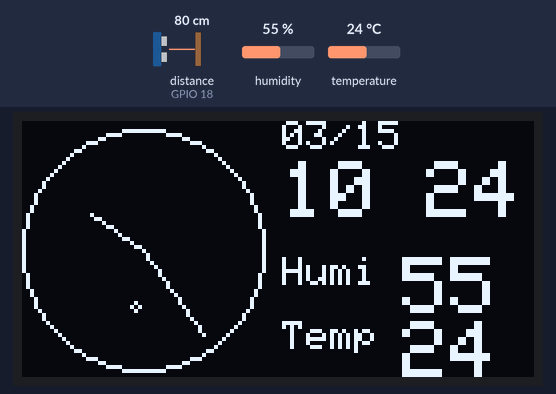
This sketch was run on a simulated ESP32. On the bench: 128×64 one-colour display. Wiring (inferred from the names in the program): ultrasonic range finder: trigger GPIO 5; echo GPIO 18. Inputs (shaded band) come from the test bench; at power-on: humidity 55 %, temperature 24 °C, distance to the obstacle (sensor on GPIO 18) 80 cm. The echo pulse lasts 58.3 µs per cm; WiFi joins after 1.5 s; servers stay silent unless stated; the local clock reads 2024-03-15 10:24:30 at power-on unless the sketch sets it; USB keyboard and mouse output is not drawn; what the sketch prints to the serial monitor is not drawn.

Above: at 3.1 s.
3.2 s: humidity set to 22 %
At 5.4 s:
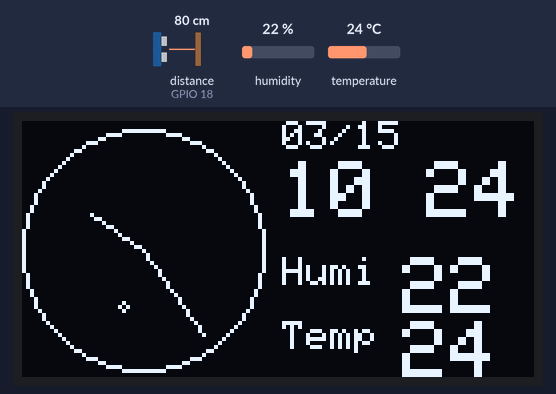
7.1 s: temperature set to 12 °C
At 9.6 s:
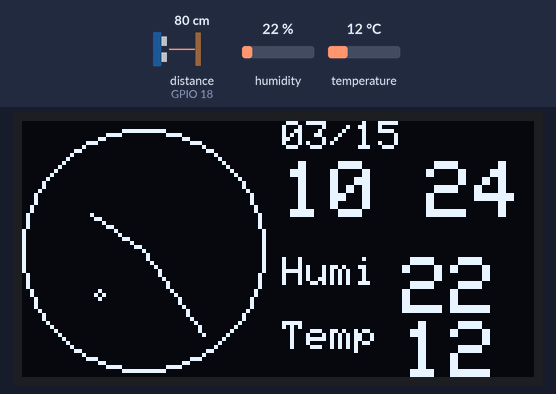
11.3 s: distance to the obstacle (sensor on GPIO 18) set to 250 cm
At 15.8 s:
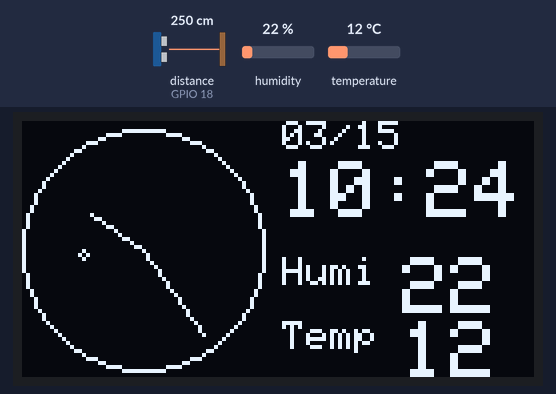
20.7 s: humidity set to 40 %
At 24.2 s:
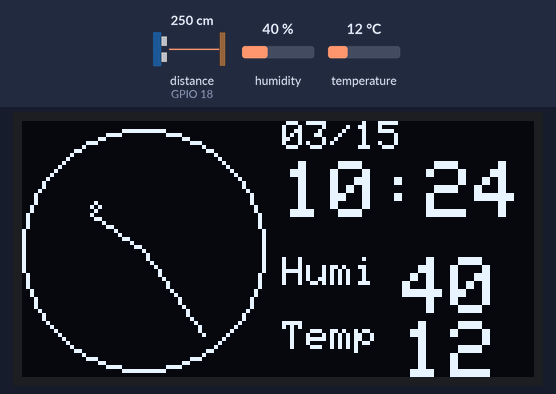
25.9 s: temperature set to 19 °C
At 28.4 s:
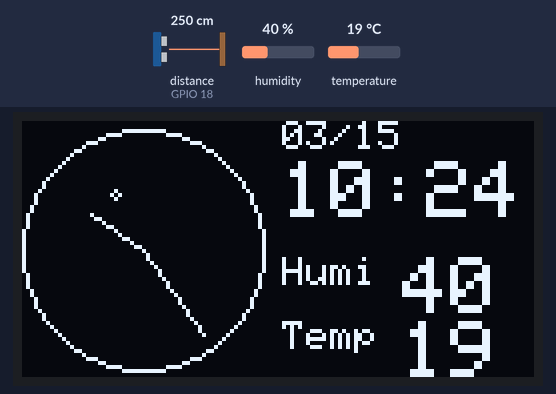
Timing chart, 0 to 29.9 s (numbered marks = the images above; inputs shaded):
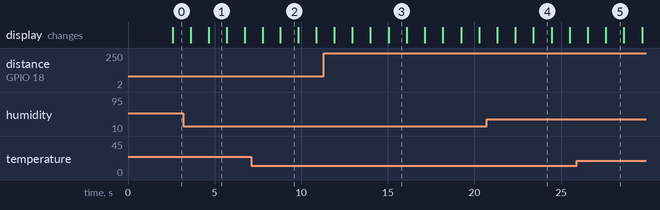

The sketch:

project_clock.ino
```cpp
/*
 * TRIG PIN : 5
 * ECHO PIN : 18
 * DHT22 PIN : 19
 * SSD1306
 * SCL PIN : 22
 * SDA PIN : 21
*/

#include <Adafruit_SSD1306.h>

#include <Adafruit_GFX.h>

#include <WiFi.h>
#include <DHT.h>
#include <Wire.h>
#include <SPI.h>

#include "time.h"

#include <BleKeyboard.h>

#define DHTPIN 19
#define DHTTYPE DHT22

#define SCREEN_WIDTH 128
#define SCREEN_HEIGHT 64

#define OLED_RESET -1            // -1은 아두이노 보드 리셋과 연동 됨.
#define SCREEN_ADDRESS 0x3C

#define NUMFLAKES 10
#define XPOS 0
#define YPOS 1
#define DELTAY 2

#define LOGO16_GLCD_HEIGHT 16
#define LOGO16_GLCD_WIDTH  16

#define Timer_x  30   // 시계 중심축 좌표
#define Timer_y  display.height()/2  //시계 중심축 좌표


#define TRIG 5
#define ECHO 18
#define SOUND_SPEED 0.034
#define CM_TO_INCH 0.393701

Adafruit_SSD1306 display(SCREEN_WIDTH, SCREEN_HEIGHT, &Wire, OLED_RESET);

DHT dht(DHTPIN, DHTTYPE);
BleKeyboard blekeyboard;

int humidity;
int temperature;

const char* ssid       = "HiToby";        // 공유기 SSID
                                          //YOUR_SSID
const char* password   = "11111111";      // 공유기 비밀번호
                                          //YOUR_PASSWORD

const char* ntpServer = "pool.ntp.org";     // NTP 서버
uint8_t timeZone = 9;                       // 한국 타임존 설정
uint8_t summerTime = 0; // 3600             // 썸머타임 시간

int s_hh = 12;         // 시간 설정용 변수 및 초기값
int s_mm = 59;
uint8_t s_ss = 45;
uint16_t s_yy = 2017;
uint8_t s_MM = 11;
uint8_t s_dd = 19;

time_t now;          // 현재 시간 변수
time_t prevEpoch;    // 이전 UTC 시간 변수
struct tm timeinfo;  // 로컬 시간 반영용 구조체 변수 선언

void init_SSD1306()
{
  // OLED 초기화
  display.begin(SSD1306_SWITCHCAPVCC, SCREEN_ADDRESS);

  display.clearDisplay();  // 디스플레이 버퍼 내용 클리어
  display.display();       // 디스플레이 버퍼 내용 출력

  display.setTextColor(WHITE, BLACK);
}

void init_WiFi()
{
  Serial.printf("Connecting to %s ", ssid); // 공유기 아이디 표시
  WiFi.begin(ssid, password);               // 와이파이 시작 및 연결
  while (WiFi.status() != WL_CONNECTED) {   // 와이파이 연결이 안된 상태이면
    delay(500);
    Serial.print(".");                      // '.' 표시
  }
  Serial.println(" CONNECTED");
  get_NTP();                                // NTP 서버 동기화
}


void init_BLE()
{
  Serial.println("Waiting BLE!");
  blekeyboard.begin(); //BLE Keyboard 시작

  //BLE 연결 될 때까지 반복
  while(!blekeyboard.isConnected())
  {
    //BLE 연결 확인
    Serial.println("Starting BLE!");
  }
}

void init_HC_SR04()
{
  pinMode(TRIG, OUTPUT);
  pinMode(ECHO, INPUT);
}

void get_NTP()  // NTP 서버 동기화
{
  configTime(3600 * timeZone, 3600 * summerTime, ntpServer); // NTP 서버 접속 및 동기화
  while(!getLocalTime(&timeinfo)){            // 로컬 시간 반영함수이 리턴 값이 false이면, 시간값 없으면
    Serial.println("Failed to obtain time");  // 메시지 표시
    set_time();                               // 초기값으로 시간 설정
    return;
  }
}

void set_time()     // 사용자 시간 설정 함수
{
  struct tm tm;     // 사용자 시간 설정용 구조체 변수 선언
  tm.tm_year = s_yy - 1900;
  tm.tm_mon = s_MM - 1;
  tm.tm_mday = s_dd;
  tm.tm_hour = s_hh;
  tm.tm_min = s_mm;
  tm.tm_sec = s_ss;
  time_t t = mktime(&tm);    // UTC 값으로 변환
  printf("Setting time: %s", asctime(&tm)); // 설정 시간을 문자열로 출력
  struct timeval now = { .tv_sec = t };     // 설정시간을 현재 시간에 반영
  settimeofday(&now, NULL);
}

void printLocalTime()
{
  if (time(&now) != prevEpoch)
  {   // 현재 UTC 시간 값과 이전 UTC 시간 값이 다르면
    //Serial.println(time(&now));  // 현재 UTC 시간 값 출력
    getLocalTime(&timeinfo);       // 로컬 변경함수이용 UTC 시간값 변경
    int dd = timeinfo.tm_mday;     // 구조체 내 해당값 가져오기
    int MM = timeinfo.tm_mon + 1;
    int yy = timeinfo.tm_year +1900;
    int ss = timeinfo.tm_sec;
    int mm = timeinfo.tm_min;
    int hh = timeinfo.tm_hour;

    Serial.print(yy); Serial.print(". ");
    Serial.print(MM); Serial.print(". ");
    Serial.print(dd); Serial.print(" ");
    Serial.print(hh); Serial.print(": ");
    Serial.print(mm); Serial.print(": ");
    Serial.println(ss);
    prevEpoch = time(&now); // 현재 UTC 시간 값을 저장하여 1초마다 실행되도록 함.
  }
}

void get_DHT()
{
  humidity = dht.readHumidity();        // DHT 센서에서 습도데이터 읽기
  temperature = dht.readTemperature();  // DHT 센서에서 온도데이터 읽기


  Serial.print("humidity:");
  Serial.println(humidity);             // 습도출력

  Serial.print("temperature:");
  Serial.println(temperature);          // 온도출력
  delay(1000);
}

void printDigits(int digits)
{
   if(digits < 10){
     display.print('0');
     display.print(digits);
   }else
     display.print(digits);
}

void draw_text(byte x_pos, byte y_pos, char *text, byte text_size) {
  display.setCursor(x_pos, y_pos);
  display.setTextSize(text_size);
  display.print(text);
  display.display();
}

void draw_min(int Min)
{
   Min = Min * 6 + 270;  //분 단위를 각도로 변환(1분은 6도)
   if(Min > 360)
      Min = Min -360;

   float rad = 3.14159 /180 * Min;     //라디안으로 변환
   float x = 27 * cos(rad) + Timer_x;  // 시계 기준축에서 27픽셀만큼 벗어난 분 위치 계산
   float y = 27 * sin(rad) + Timer_y;
   display.drawLine(Timer_x, Timer_y, x , y, WHITE); // 중심축에서 분 위치 까지 라인 그리기
}

void draw_hour(float Hour,  float Min)
{
   Hour = (Hour * 30 + 270) + (6*Min/60);  //시간 단위를 각도로 변환(1시간은 30도, 0~59분 까지 지날때 시침이 조금씩 이동함)
   if(Hour > 360)
      Hour = Hour -360;

   float rad = 3.14159 /180 * Hour;
   float x = 15 * cos(rad) + Timer_x; //중심축으로부터 15픽셀 (시침은 분침보다 작게 그림)
   float y = 15 * sin(rad) + Timer_y;
   display.drawLine(Timer_x, Timer_y, x , y, WHITE); //
}

void draw_second(float Second)
{
   Second = (Second * 6 + 270) ;  //초 단위를 각도로 변환
   if(Second > 360)
      Second = Second -360;

   float rad = 3.14159 /180 * Second;
   float x = 15 * cos(rad) + Timer_x;
   float y = 15 * sin(rad) + Timer_y;
   display.drawCircle(x, y,  1, WHITE); // 초침은 작은 원으로 표시
}

void write_date(int Month, int Day)
{
   display.setTextSize(1);
   display.setCursor(65,0); //픽셀단위
   display.setTextColor(WHITE);
   printDigits(Month);
   display.print("/");
   printDigits(Day);
}

void write_time(int Hour, int Minute, int Second)
{
   String Second_mark;
   if(Second%2 == 0) //초 나타낼때 깜빡임
      Second_mark = ":";
   else
      Second_mark = " ";

   display.setTextSize(2);
   display.setCursor(65,10); //픽셀단위
   display.setTextColor(WHITE);
   printDigits(Hour);
   display.print(Second_mark);
   printDigits(Minute);
}

void write_Humidity(void)
{
   get_DHT();

   byte w_value;

   display.setTextSize(1);
   display.setCursor(65,34); //픽셀단위

   display.print("Humi ");
   display.setTextSize(2);
   display.print(byte(humidity));

   display.setCursor(65,50); //픽셀단위
   display.setTextSize(1);
   display.print("Temp ");
   display.setTextSize(2);
   display.print(byte(temperature));
}

void display_SSD1306()
{
  display.clearDisplay();
  display.drawCircle(Timer_x, Timer_y,  30, WHITE); // 시계 테두리

  getLocalTime(&timeinfo);     // 로컬 변경함수이용 UTC 시간값 변경
  int dd = timeinfo.tm_mday;       // 구조체 내 해당값 가져오기
  int MM = timeinfo.tm_mon + 1;
  int yy = timeinfo.tm_year +1900;
  int ss = timeinfo.tm_sec;
  int mm = timeinfo.tm_min;
  int hh = timeinfo.tm_hour;

  draw_hour(hh, mm); //시
  draw_min(mm); //분
  draw_second(ss); //초

  write_date(MM, dd);
  write_time(hh, mm, ss);

  write_Humidity();

  display.display();
}

void window_conversion()
{
  /*
  float volt = (float)map(analogRead(Distance_Pin), 0, 1023, 0, 5000); //측정 전압 변환
  float distance = 60.594 * pow(volt, -1.1904); //거리 계산
  */
  digitalWrite(TRIG, LOW);
  delayMicroseconds(2);

  digitalWrite(TRIG, HIGH);
  delayMicroseconds(10);
  digitalWrite(TRIG, LOW);

  int duration = pulseIn(ECHO, HIGH);

  float distanceCm = duration * SOUND_SPEED/2;

  float distanceInch = distanceCm * CM_TO_INCH;

  Serial.print("Distance (cm): ");
  Serial.println(distanceCm);
  Serial.print("Distance (inch): ");
  Serial.println(distanceInch);

  if((int)distanceCm < 10)
  {
    //ctrl + win + ->
    //오른쪽 윈도우 변환
    blekeyboard.press(KEY_LEFT_GUI);
    blekeyboard.press(KEY_LEFT_CTRL);
    blekeyboard.press(KEY_RIGHT_ARROW);
    blekeyboard.release(KEY_LEFT_GUI);
    blekeyboard.release(KEY_LEFT_CTRL);
    blekeyboard.release(KEY_RIGHT_ARROW);
  }
}

void setup()
{
  Serial.begin(115200);
  init_SSD1306();
  dht.begin();
  init_WiFi();
  init_BLE();
  init_HC_SR04();
}

void loop()
{
  if(Serial.available() > 0)
  {
    String temp = Serial.readStringUntil('\n');
    if (temp == "1") set_time();     // set time
    else if (temp == "2") get_NTP(); // NTP Sync
  }
  printLocalTime();                  // 로컬 시간 출력
  display_SSD1306();
  window_conversion();
}
```

Measured:
- what the display in image 1 shows lasts 1.0 s, from 4.7 s to 5.7 s
